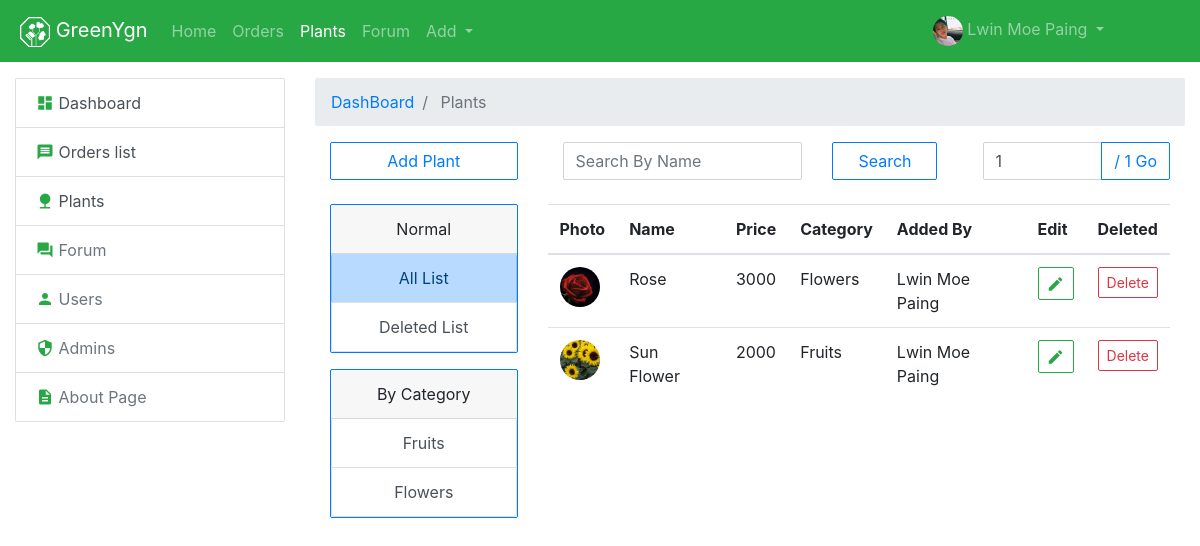
The app's page /gyadmin/superadmin/plants/index.php (signed in) with its own data.
### tables this page shows
CREATE TABLE `category` (
  `id` int(11) NOT NULL,
  `name` varchar(100) DEFAULT NULL,
  `created_at` datetime DEFAULT NULL,
  `modified_at` datetime DEFAULT NULL,
  `deleted_at` datetime DEFAULT NULL
);

CREATE TABLE `plants` (
  `id` int(11) NOT NULL,
  `image` varchar(120) NOT NULL,
  `name` varchar(120) DEFAULT NULL,
  `price` int(11) NOT NULL,
  `category_id` int(11) NOT NULL,
  `admin_id` int(10) UNSIGNED NOT NULL,
  `deleted_at` datetime DEFAULT NULL,
  `created_at` datetime DEFAULT NULL,
  `modified_at` datetime DEFAULT NULL
);

### gyadmin/superadmin/plants/functions/index/getdata.php (called while the page is built)
<?php
if (isset($_GET['page']) && is_numeric($_GET['page'])) {
    $page = $_GET['page'];
} else {
    $page = 1;
}
$cat = (isset($_GET['cat_id']) && is_numeric($_GET['cat_id'])) ? "AND `p`.`category_id` = " . $_GET['cat_id'] : "";
$no_of_records_per_page = 10;
$offset = ($page-1) * $no_of_records_per_page;
$total_pages_sql = "SELECT COUNT(*) FROM `plants` WHERE `deleted_at` IS NULL";
$result = mysqli_query($conn,$total_pages_sql);
$total_rows = mysqli_fetch_array($result)[0];
$total_pages = ceil($total_rows / $no_of_records_per_page);
$role = [
    '`p`.`id`',
    '`p`.`image`',
    '`p`.`name`',
    '`p`.`price`',
    '`p`.`admin_id`',
    '`p`.`deleted_at`'
];
$sql  = "SELECT " . implode(",",$role) . ", `cat`.`name` as `category_name`, `a`.`name` as `admin_name` FROM `plants` as `p`";
$sql .= " INNER JOIN `category` as `cat` ON  `p`.`category_id` = `cat`.`id` ";
$sql .= " INNER JOIN `admin` as `a` ON `p`.`admin_id` = `a`.`id` ";
$sql .= " WHERE `p`.`deleted_at`  IS NULL  $cat ORDER BY `p`.`id` DESC LIMIT $offset, $no_of_records_per_page ";
if($res = mysqli_query($conn, $sql)) {
    $result = array();
    while($row = mysqli_fetch_assoc($res)) {
       $result[] = $row;
    }
}
$sql = "SELECT * FROM `category` WHERE deleted_at IS NULL ";
    if($category = mysqli_query($conn, $sql)) {
        $category_list = array();
        while($row = mysqli_fetch_assoc($category)) {
            $category_list[] = $row;
        }
    } else {
        $_SESSION['errors'] = "ERRORS: " . mysqli_error($conn);
    }

### gyadmin/superadmin/plants/index.php (the view, shortened to what this page needs)
<?php
    require __DIR__. "/functions/index/getdata.php";
    require __DIR__ . "/../view/begin_header.php";
    require __DIR__ . "/../view/finish_header.php";
    require __DIR__ . "/../view/nav/navbar.php";
?>
    <div class="container-fluid mt-3">
        <div class="row">
            <div class="col-md-3">
                <?php
                    require __DIR__ . "/../view/left_url_list/left_url_list.php";
                ?>
            </div>
            <div class="col-md-9">
                <nav aria-label="breadcrumb">
                    <ol class="breadcrumb">
                        <li class="breadcrumb-item"><a href="/gyadmin/superadmin/">DashBoard</a></li>
                        <li class="breadcrumb-item active"> Plants </li>
                    </ol>
                </nav>
                <div class="container-fluid">
                    <div class="row">
                        <div class="col-md-3 mb-2">
                            <a href="add_plant.php" class="btn btn-outline-primary  btn-block" role="button">
                                <i class="icon ion-md-add"></i> Add Plant
                            </a>
                        </div>
                        <div class="col-md-6 mb-2">
                                <div class="container-fluid">
                                    <form method="GET" action="search.php">
                                        <div class="row">
                                            <div class="col-md-8">
                                                <div class="form-group">
                                                    <input name="name" class="form-control" type="text" placeholder="Search By Name">
                                                </div>
                                            </div>
                                            <div class="col-md-4">
                                                <button href="add_admin.php" class="btn btn-outline-primary  btn-block" role="button">
                                                    <i class="icon ion-md-add"></i> Search
                                                </button>
                                            </div>
                                        </div>
                                    </form>
                                </div>
                        </div>
                        <div class="col-md-3">
                            <form action="" method="get">
                                <div class="input-group mb-3">
                                        <input
                                         name="page"
                                         required type="number"
                                         class="form-control"
                                         min=1
                                         max="<?= (isset($total_pages)) ? $total_pages : '' ?>"
                                         value="<?= (isset($page)) ? $page : '' ?>"
                                        >
                                        <div class="input-group-append">
                                            <button class="btn btn-outline-primary" type="submit" id="button-addon2">
                                                / <?= (isset($total_pages)) ? $total_pages : '' ?> Go
                                            </button>
                                        </div>
                                </div>
                            </form>
                        </div>
                    </div>
                </div>
                <div class="container-fluid">
                    <div class="row">
                        <div class="col-md-3">
                            <div class="card border-primary  text-center mb-3">
                                <div class="card-header">
                                    Normal
                                </div>
                               <div class="list-group">
                                    <a href="/gyadmin/superadmin/plants/" class="list-group-item list-group-item-action list-group-item-primary"> All List </a>
                                    <a href="/gyadmin/superadmin/plants/deleted_list.php" class="list-group-item list-group-item-action"> Deleted List </a>
                               </div>
                            </div>
                            <div class="card border-primary  text-center">
                                <div class="card-header">
                                    By Category
                                </div>
                               <div class="list-group">
                                        <?php
                                                foreach($category_list as $v) {
                                        ?>
                                                <a
                                                    href="/gyadmin/superadmin/plants/?cat_id=<?= $v['id'] ?>"
                                                    class="list-group-item list-group-item-action <?= (isset($_GET['cat_id']) && $_GET['cat_id'] == $v['id'])? "list-group-item-primary":"" ?>"
                                                >
                                                    <?= $v['name'] ?>
                                                </a>
                                        <?php
                                                }
                                        ?>
                               </div>
                            </div>
                        </div>
                        <div class="col-md-9">
                        <div class="table-responsive">
                            <table class="table">
                                <thead>
                                    <tr>
                                        <th scope="col">Photo</th>
                                        <th scope="col">Name</th>
                                        <th scope="col">Price</th>
                                        <th scope="col">Category</th>
                                        <th scope="col">Added By</th>
                                        <th class="" scope="col">Edit</th>
                                        <th class="" scope="col">Deleted</th>
                                    </tr>
                                </thead>
                                <tbody class="mm_font" id="table_row">
                                    <?php
                                        foreach($result as $k => $v) :
                                    ?>
                                    <tr class="">
                                            <td>
                                                <div class="AdminUserListTable" style="background-image: url('<?= $v['image'] ?>')">  </div>
                                            </td>
                                            <td> <?= $v['name'] ?> </td>
                                            <td> <?= $v['price'] ?> </td>
                                            <td> <?= $v['category_name'] ?> </td>
                                            <td> <?= $v['admin_name'] ?> </td>
                                            <td>
                                                <a class="btn btn-outline-success btn-sm " href="/gyadmin/superadmin/plants/edit.php?id=<?= $v['id'] ?>&page=<?= $page ?>" role="button">
                                                    <i class="material-icons md-18"> create </i>
                                                </a>
                                            </td>
                                            <td>
                                                <a
                                                    class="btn btn-outline-danger btn-sm "
                                                    href="/gyadmin/superadmin/plants/functions/delete/delete.php?id=<?= $v['id'] ?>&page=<?= $page ?>"
                                                    role="button"
                                                    onclick="if(!confirm('Are You Sure')) return false;"
                                                >
                                                    Delete
                                                </a>
                                            </td>
                                    </tr>
                                    <?php
                                        endforeach;
                                    ?>
                                </tbody>
                            </table>
                        </div>
                        </div>
                    </div>
                </div>
            </div>
        </div>
    </div>
<?php
    require __DIR__ . "/../view/finish_footer.php";
?>

### assets/css/greenygn.css (style rules this page uses)
body { min-height: 100vh; padding-bottom: 50px; position: relative; }
.AdminUserListTable { background-size: cover; background-position: center center; background-repeat: no-repeat; width: 40px; height: 40px; border-radius: 40px; }
.btn , .form-control, .breadcrumb, .card, .list-group-item:first-child, .list-group-item:last-child, .dropdown-menu { border-radius: 2px; }

### records on screen
category: name "Fruits"
category: name "Flowers"
plants: image (picture), name "Rose", price "3000", category.name "Flowers", admin.name "Lwin Moe Paing"
plants: image (picture), name "Sun Flower", price "2000", category.name "Fruits", admin.name "Lwin Moe Paing"

### other values on screen
$_SESSION['admin']['name'] "Lwin Moe Paing"
$total_pages "1"
